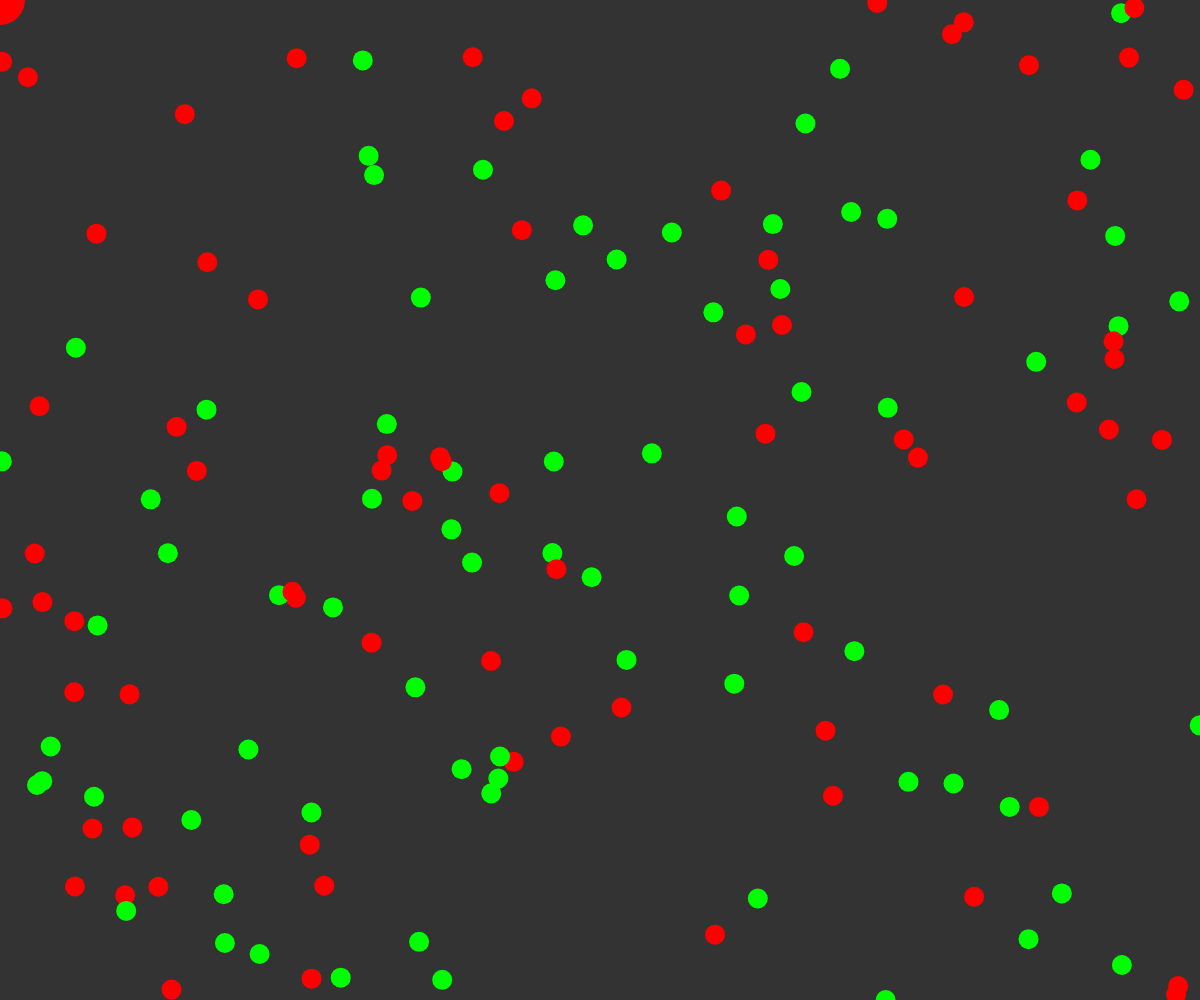
Frame 1 (no input)
Frame 60 (no input): identical to frame 1, image omitted
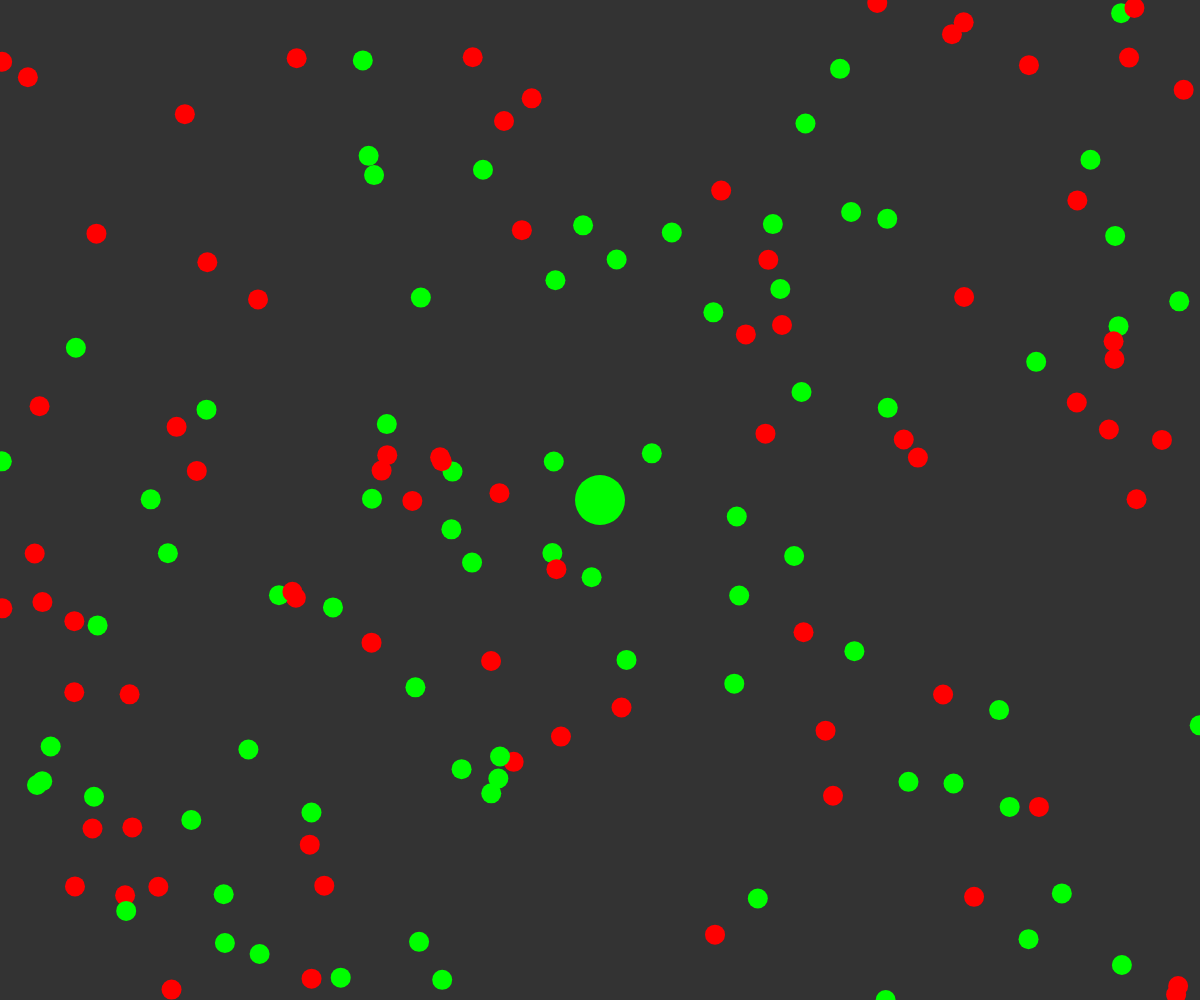
Frame 120 (the mouse pressed at the canvas centre since frame 60)

The p5.js sketch that drew these frames (run headless with seeded random() and noise() and a simulated clock; from frame 60 on, the mouse is pressed at the canvas centre):

// p5.js sketch
// ── sketch.js
function Dot(x,y,r,col) {
    this.pos = createVector(x,y);
    this.r = r;
    this.col = col;
    this.display = function() {
        if (this.col == "red") {
            fill(255,0,0);
        } else if (this.col == "green") {
            fill(0,255,0);
        } else if (this.col == "blue") {
            fill(0,0,255);
        }
        noStroke();
        ellipse(this.pos.x,this.pos.y,this.r,this.r);
    }
}

var dots = [];
var numDots = 150;
var k = 3;

function knn(mouse,dots,k) {
    var newDots = new Array(dots.length);
    for (var i=0; i<dots.length; i++) {
        var newDotsItem = [];
        var d = mouse.dist(dots[i].pos);
        newDotsItem[0] = d;
        newDotsItem[1] = dots[i].col;
        newDots[i] = newDotsItem;
    }
    newDots.sort(function(a,b) {
        return a[0] - b[0];
    });
    console.log(newDots);
    var greenScore = 0;
    var redScore = 0;
    for (var i=0; i<k; i++) {
        if (newDots[i][1] == "red") {
            redScore++;
        } else {
            greenScore++;
        }
    }
    if (redScore > greenScore) {
        return "red";
    } else {
        return "green";
    }
} 

function setup() {
    createCanvas(windowWidth,windowHeight);
    for (var i=0; i<numDots; i++) {
        if (random(1) < 0.5) {
            dots[i] = new Dot(random(width),random(height),20,"red");
        } else {
            dots[i] = new Dot(random(width),random(height),20,"green");
        }
        dots[i].display();
    }
}
function draw() {
    background(51);
    for (var i=0 ;i<dots.length; i++) {
        dots[i].display();
    }
    var mouse = new Dot(mouseX,mouseY,50,"blue");
    mouse.col = knn(mouse.pos,dots,k);
    mouse.display();
}
